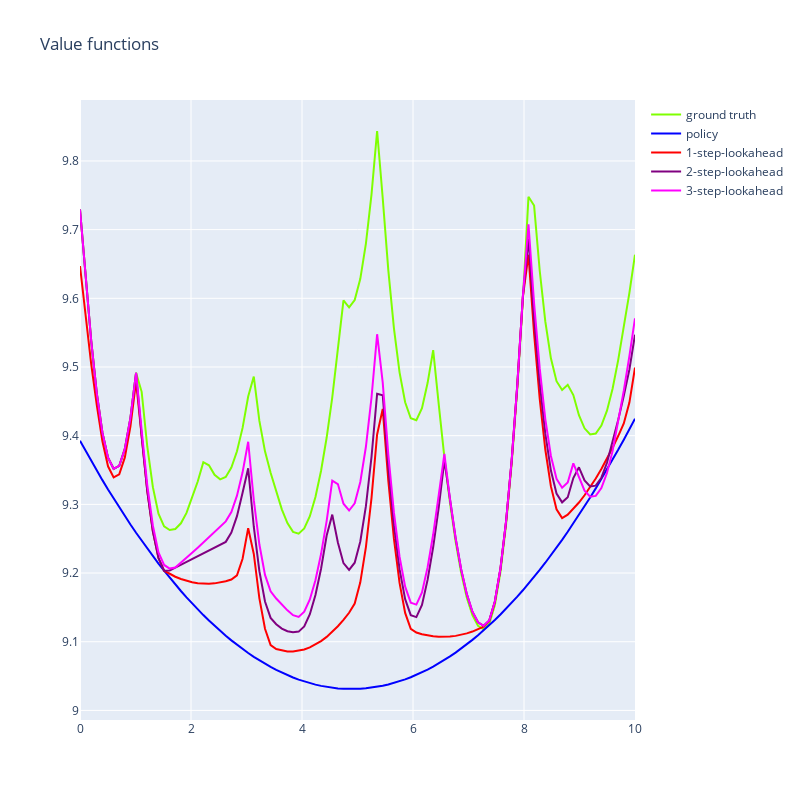

Notebook code cell kept with this figure:
### Code cell
fig.add_trace(go.Scatter(x=x1, y=y1, mode='lines', name="1-step-lookahead", line=dict(color="red") ))
fig.add_trace(go.Scatter(x=x2, y=y2, mode='lines', name="2-step-lookahead", line=dict(color="purple") ))
fig.add_trace(go.Scatter(x=x3, y=y3, mode='lines', name="3-step-lookahead", line=dict(color="magenta") ))
